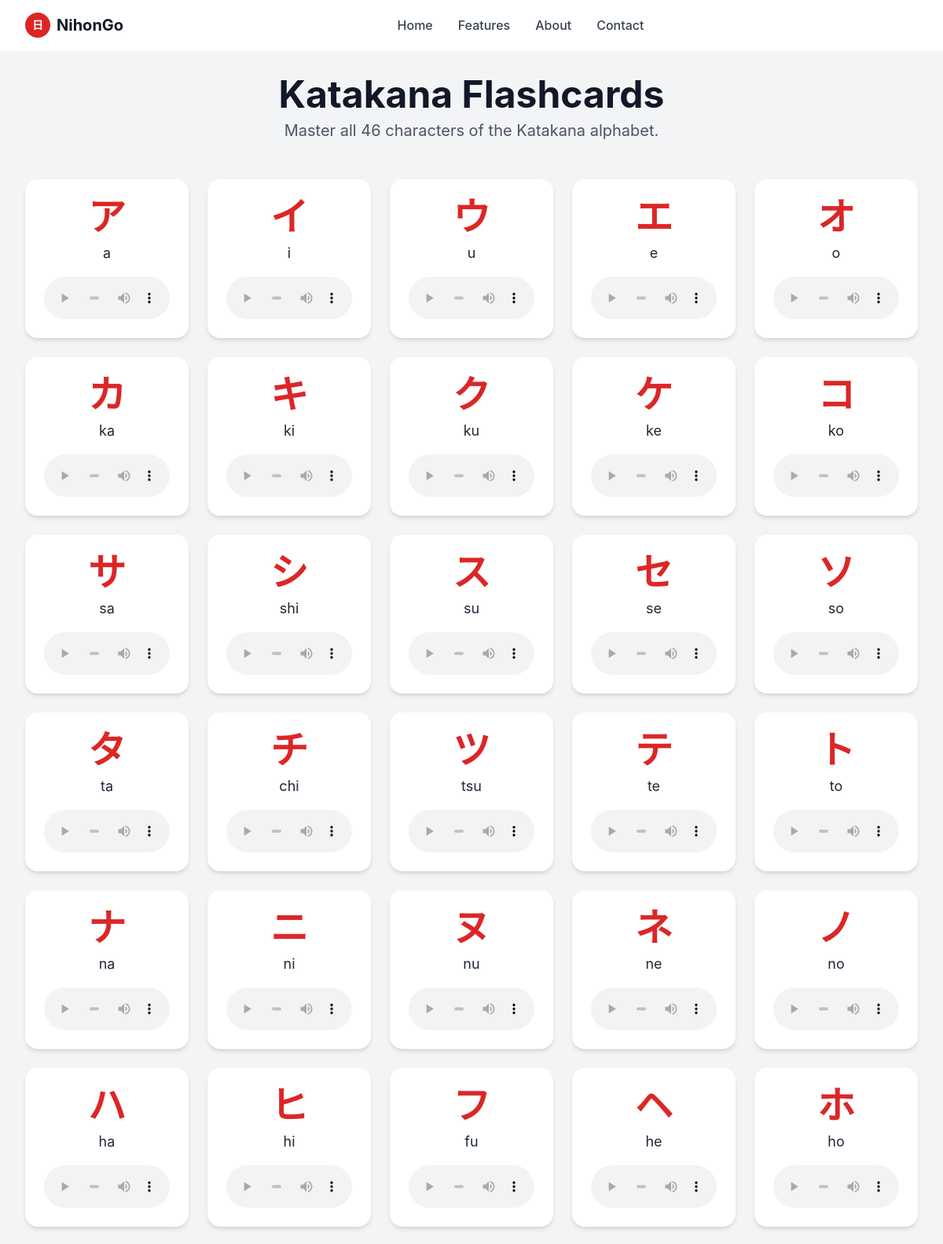
Screenshot of /katakana/ (upper part) with the database file from the repository.
### learning/models.py (models this page shows, shortened)
class Kana(models.Model):
    character = models.CharField(max_length=10, unique=True, help_text="The Japanese character.")
    romaji = models.CharField(max_length=20, help_text="The Romanization of the character.")
    kana_type = models.CharField(max_length=20, choices=[
        ('Hiragana', 'Hiragana'),
        ('Katakana', 'Katakana'),
        ('Kanji', 'Kanji'),
    ], help_text="The type of the character.")
    audio_file = models.FileField(upload_to='audio/', blank=True, null=True, help_text="Audio pronunciation file.")
    class Meta:
        verbose_name = "Kana Character"
        verbose_name_plural = "Kana Characters"
        ordering = ['kana_type', 'romaji']

### learning/views.py (the view)
# urls.py: path('katakana/', views.katakana_view, name='katakana'),
def katakana_view(request):
    kana_list = Kana.objects.filter(kana_type='Katakana').order_by('character')
    return render(request, 'learning/katakana.html', {'kana_list': kana_list})

### learning/templates/learning/katakana.html (shortened to what this page needs)
<!DOCTYPE html>
<html lang="en">
<head>
    <script src="https://cdn.tailwindcss.com"></script>
</head>
<body class="min-h-screen bg-gray-100">
    <header class="fixed top-0 w-full bg-white/95 backdrop-blur-sm border-b border-gray-100 z-50">
        <div class="max-w-7xl mx-auto px-4 sm:px-6 lg:px-8">
            <div class="flex justify-between items-center h-16">
                <a href="{% url 'home' %}" class="flex items-center space-x-2">
                    <div class="w-8 h-8 bg-red-600 rounded-full flex items-center justify-center">
                        <span class="text-white font-bold text-sm">日</span>
                    </div>
                    <span class="text-xl font-bold text-gray-900">NihonGo</span>
                </a>
                <nav class="flex-1 hidden md:flex justify-center space-x-8">
                    <a href="{% url 'home' %}" class="nav-link text-gray-700 font-medium">Home</a>
                    <a href="#" class="nav-link text-gray-700 font-medium">Features</a>
                    <a href="#" class="nav-link text-gray-700 font-medium">About</a>
                    <a href="#" class="nav-link text-gray-700 font-medium">Contact</a>
                </nav>
            </div>
        </div>
    </header>
    <main class="pt-24 pb-12">
        <div class="max-w-7xl mx-auto px-4 sm:px-6 lg:px-8">
            <div class="text-center mb-12">
                <h1 class="text-4xl md:text-5xl font-bold text-gray-900 mb-2">Katakana Flashcards</h1>
                <p class="text-xl text-gray-600">Master all 46 characters of the Katakana alphabet.</p>
            </div>
            <div class="grid grid-cols-2 sm:grid-cols-3 md:grid-cols-4 lg:grid-cols-5 gap-6">
                {% for kana in kana_list %}
                    <div class="card-hover bg-white p-6 rounded-2xl shadow-md text-center">
                        <h2 class="text-5xl font-bold text-red-600 mb-2">{{ kana.character }}</h2>
                        <p class="text-lg text-gray-800">{{ kana.romaji }}</p>
                        {% if kana.audio_file %}
                            <audio controls class="mt-4 w-full">
                                <source src="{{ kana.audio_file.url }}" type="audio/ogg">
                            </audio>
                        {% endif %}
                    </div>
                {% endfor %}
            </div>
        </div>
    </main>
</body>
</html>

### learning/templates/learning/katakana.html (style rules this page uses)
body { font-family: 'Inter', sans-serif; }
.card-hover { transition: all 0.3s ease; }
.nav-link { transition: color 0.2s ease; }

### rows the page displays
Kana: character "ア", romaji "a"
Kana: character "イ", romaji "i"
Kana: character "ウ", romaji "u"
Kana: character "エ", romaji "e"
Kana: character "オ", romaji "o"
Kana: character "カ", romaji "ka"
Kana: character "キ", romaji "ki"
Kana: character "ク", romaji "ku"
Kana: character "ケ", romaji "ke"
Kana: character "コ", romaji "ko"
Kana: character "サ", romaji "sa"
Kana: character "シ", romaji "shi"
Kana: character "ス", romaji "su"
Kana: character "セ", romaji "se"
Kana: character "ソ", romaji "so"
Kana: character "タ", romaji "ta"
Kana: character "チ", romaji "chi"
Kana: character "ツ", romaji "tsu"
Kana: character "テ", romaji "te"
Kana: character "ト", romaji "to"
Kana: character "ナ", romaji "na"
Kana: character "ニ", romaji "ni"
Kana: character "ヌ", romaji "nu"
Kana: character "ネ", romaji "ne"
Kana: character "ノ", romaji "no"
Kana: character "ハ", romaji "ha"
Kana: character "ヒ", romaji "hi"
Kana: character "フ", romaji "fu"
Kana: character "ヘ", romaji "he"
Kana: character "ホ", romaji "ho"
